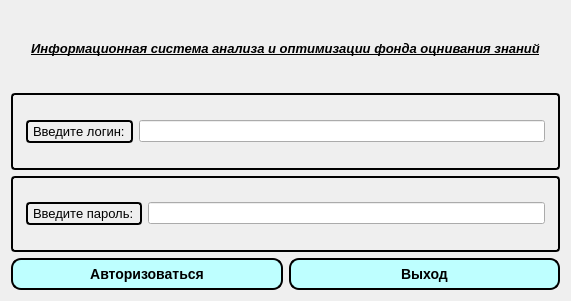
<?xml version="1.0" encoding="UTF-8"?>
<ui version="4.0">
 <class>Widget</class>
 <widget class="QWidget" name="Widget">
  <property name="geometry">
   <rect>
    <x>0</x>
    <y>0</y>
    <width>571</width>
    <height>301</height>
   </rect>
  </property>
  <property name="windowTitle">
   <string>Widget</string>
  </property>
  <layout class="QGridLayout" name="gridLayout">
   <item row="0" column="0">
    <widget class="QLabel" name="label_3">
     <property name="text">
      <string>&lt;html&gt;&lt;head/&gt;&lt;body&gt;&lt;p align=&quot;center&quot;&gt;&lt;span style=&quot; font-size:10pt; font-weight:600; font-style:italic; text-decoration: underline;&quot;&gt;Информационная система анализа и оптимизации фонда оцнивания знаний&lt;/span&gt;&lt;/p&gt;&lt;/body&gt;&lt;/html&gt;</string>
     </property>
    </widget>
   </item>
   <item row="1" column="0">
    <widget class="QFrame" name="frame">
     <property name="styleSheet">
      <string notr="true"> QFrame, QLabel, QToolTip {
     border: 2px solid black;
     border-radius: 4px;
     padding: 2px;
     background-image: url(images/welcome.png);
 }</string>
     </property>
     <property name="frameShape">
      <enum>QFrame::StyledPanel</enum>
     </property>
     <property name="frameShadow">
      <enum>QFrame::Raised</enum>
     </property>
     <layout class="QGridLayout" name="gridLayout_2">
      <item row="0" column="0">
       <layout class="QHBoxLayout" name="horizontalLayout_3">
        <item>
         <widget class="QLabel" name="label">
          <property name="font">
           <font>
            <pointsize>10</pointsize>
           </font>
          </property>
          <property name="text">
           <string>Введите логин:</string>
          </property>
         </widget>
        </item>
        <item>
         <widget class="QLineEdit" name="lineEdit"/>
        </item>
       </layout>
      </item>
     </layout>
    </widget>
   </item>
   <item row="2" column="0">
    <widget class="QFrame" name="frame_2">
     <property name="styleSheet">
      <string notr="true"> QFrame, QLabel, QToolTip {
     border: 2px solid black;
     border-radius: 4px;
     padding: 2px;
     background-image: url(images/welcome.png);
 }</string>
     </property>
     <property name="frameShape">
      <enum>QFrame::StyledPanel</enum>
     </property>
     <property name="frameShadow">
      <enum>QFrame::Raised</enum>
     </property>
     <layout class="QGridLayout" name="gridLayout_3">
      <item row="0" column="0">
       <layout class="QHBoxLayout" name="horizontalLayout_2">
        <item>
         <widget class="QLabel" name="label_2">
          <property name="font">
           <font>
            <pointsize>10</pointsize>
           </font>
          </property>
          <property name="styleSheet">
           <string notr="true"/>
          </property>
          <property name="text">
           <string>Введите пароль:</string>
          </property>
         </widget>
        </item>
        <item>
         <widget class="QLineEdit" name="lineEdit_2"/>
        </item>
       </layout>
      </item>
     </layout>
    </widget>
   </item>
   <item row="3" column="0">
    <layout class="QHBoxLayout" name="horizontalLayout">
     <item>
      <widget class="QPushButton" name="pushButton">
       <property name="styleSheet">
        <string notr="true">QPushButton{
     background-color: rgb(190, 255, 255);
     border-style: outset;
     border-width: 2px;
     border-radius: 10px;
     border-color: black;
     font: bold 14px;
     min-width: 10em;
     padding: 6px;
 }
 QPushButton:pressed {
     background-color: rgb(0, 255, 238);
     border-style: inset;
 }</string>
       </property>
       <property name="text">
        <string>Авторизоваться</string>
       </property>
      </widget>
     </item>
     <item>
      <widget class="QPushButton" name="pushButton_2">
       <property name="styleSheet">
        <string notr="true">QPushButton{
     background-color: rgb(190, 255, 255);
     border-style: outset;
     border-width: 2px;
     border-radius: 10px;
     border-color: black;
     font: bold 14px;
     min-width: 10em;
     padding: 6px;
 }
 QPushButton:pressed {
     background-color: rgb(0, 255, 238);
     border-style: inset;
 }</string>
       </property>
       <property name="text">
        <string>Выход</string>
       </property>
      </widget>
     </item>
    </layout>
   </item>
  </layout>
 </widget>
 <layoutdefault spacing="6" margin="11"/>
 <resources/>
 <connections/>
</ui>
